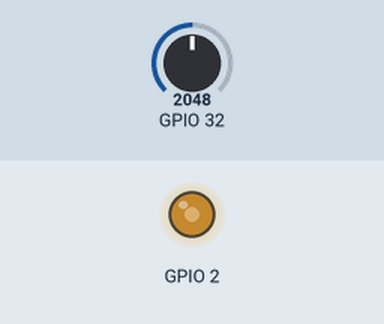
Simulated run of this program. Board: ESP32. Shown: output pins drawn as LEDs (lit = HIGH). Inputs (shaded band) come from the test bench; at power-on: GPIO 32 = 2048.

Above: at 1.2 s.
1.3 s: GPIO 32 set to 2866
At 2.5 s:
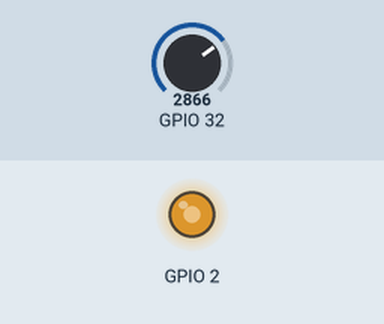
2.8 s: GPIO 32 set to 3603
At 3.6 s:
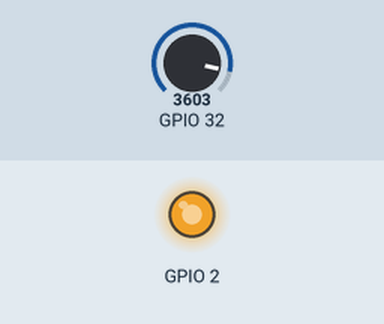
4.3 s: GPIO 32 set to 491
At 4.8 s:
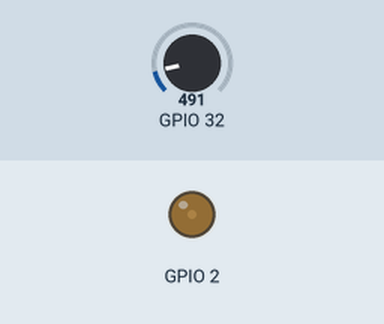
5.8 s: GPIO 32 set to 0
At 7.0 s:
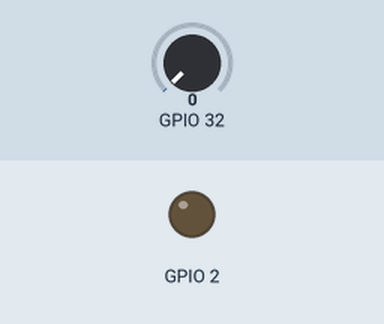
7.3 s: GPIO 32 set to 2047
At 8.3 s:
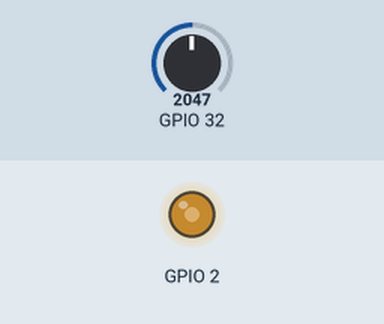
Timing chart, 0 to 9.8 s (numbered marks = the images above; inputs shaded):
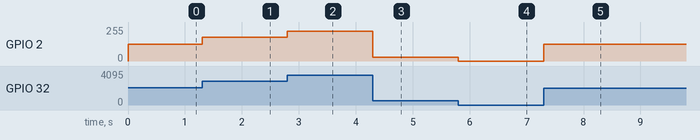

The program:

main.cpp
```cpp
#include <Arduino.h>
#include "LED.h"
#include "PWM.h"

LED ledgpio25(25);
LED ledgpio02(2);
PWM pot1(32);

void setup()
{
    ledgpio02.init(LED::DEACTIVE);
}

void loop()
{
    // ledgpio02.ledBlink(100);
    ledgpio02.ledPWM(&pot1);
}
```

LED.h
```cpp
#ifndef __LED_H__
#define __LED_H__
#include <Arduino.h>
#include "PWM.h"
class LED
{

public:
enum LED_USE{
    ACTIVE = true,
    DEACTIVE = false
};
    LED(uint8_t _pinLED);
    void ledON();
    void init(bool selPWM = LED_USE::ACTIVE, uint8_t channel = 0, uint32_t frequency = 5000, uint8_t resolution = 8);
    void ledOFF();
    void ledBlink(unsigned long time);
    void ledPWM(PWM *pwmvalue);

private:
    uint8_t pinLED;
    uint8_t ledChannel =0;
    // uint8_t *pwmValue;
};

#endif // __LED_H__
```

PWM.h
```cpp
#ifndef __PWM_H__
#define __PWM_H__
#include <Arduino.h>
class PWM
{
    /* data */
    public:
    PWM(uint8_t _pinSens);
    uint16_t readRaw();
    uint8_t readMapped();
    float readVoltage();

    private:
    uint8_t pinSens;

};


#endif // __PWM_H__
```

LED.cpp
```cpp
#include <LED.h>

/**************************************************************************/
/*!
    @file     LED.h
    @brief    Definición de la clase LED.
    @details  Esta clase permite controlar pines LED en una tarjeta de desarrollo.
              Incluye funciones para encender, apagar, parpadear y controlar
              la intensidad por PWM.
*/
/**************************************************************************/

/**************************************************************************/
/*!
    @brief    Constructor de la clase LED.
    @param    _pinLED    Pin GPIO asociado al LED (GPIO2, GPIO25, GPIO26, GPIO27).
*/
/**************************************************************************/
LED::LED(uint8_t _pinLED)
{
    pinLED = _pinLED;
}

/**************************************************************************/
/*!
    @brief    Inicializa el LED en modo digital o PWM.
    @param    selPWM      Modo de uso del LED. Si es `ACTIVE`, se configura como salida digital.
                          Si es `DEACTIVE`, se configura con salida PWM.
    @param    channel     Canal PWM a utilizar (solo si se usa modo PWM) Por defecto esta el valor de 0.
    @param    frequency   Frecuencia del PWM en Hz (solo si se usa modo PWM) Por defecto esta el valor de 5000.
    @param    resolution  Resolución del PWM en bits (8 para rango 0-255) Por defecto esta el valor de 8.
*/
/**************************************************************************/
void LED::init(bool selPWM, uint8_t channel, uint32_t frequency, uint8_t resolution)
{
    if (selPWM == true)
    {
        pinMode(pinLED, OUTPUT);
    }
    else
    {

        ledChannel = channel;
        ledcSetup(ledChannel, frequency, resolution);
        ledcAttachPin(pinLED, ledChannel);
    }
}

/**************************************************************************/
/*!
    @brief    Enciende el LED (salida digital en alto).
*/
/**************************************************************************/
void LED::ledON()
{
    digitalWrite(pinLED, HIGH);
}

/**************************************************************************/
/*!
    @brief    Apaga el LED (salida digital en bajo).
*/
/**************************************************************************/
void LED::ledOFF()
{
    digitalWrite(pinLED, LOW);
}

/**************************************************************************/
/*!
    @brief    Hace parpadear el LED con un retardo especificado.
    @param    time    Tiempo en milisegundos entre encendido y apagado.
*/
/**************************************************************************/
void LED::ledBlink(unsigned long time)
{
    ledON();
    delay(time);
    ledOFF();
    delay(time);
}

/**************************************************************************/
/*!
    @brief    Controla la intensidad del LED mediante PWM.
    @param    pwmValue   Valor de intensidad PWM (0 a 255, dependiendo de la resolución).
*/
/**************************************************************************/
void LED::ledPWM(PWM *pwmValue)
{
    uint8_t value = pwmValue->readMapped();
    ledcWrite(ledChannel, value);
}
```

PWM.cpp
```cpp
#include <PWM.h>

PWM::PWM(uint8_t _pinSens)
{
    pinSens = _pinSens;
    pinMode(pinSens,INPUT);
}

uint16_t PWM::readRaw()
{
    return analogRead(pinSens);
}

uint8_t PWM::readMapped()
{
    return map(analogRead(pinSens), 0, 4095, 0, 255);
}

float PWM::readVoltage()
{
    return 3.30 * readRaw() / 4095.0;
}
```

Measured:
- after the input at 1.3 s, GPIO 2: 127/255 → 177/255 at once
- after the input at 2.8 s, GPIO 2: 177/255 → 223/255 at once
- after the input at 4.3 s, GPIO 2: 223/255 → 30/255 at once
- after the input at 5.8 s, GPIO 2: 30/255 → 0/255 at once
- after the input at 7.3 s, GPIO 2: 0/255 → 127/255 at once
